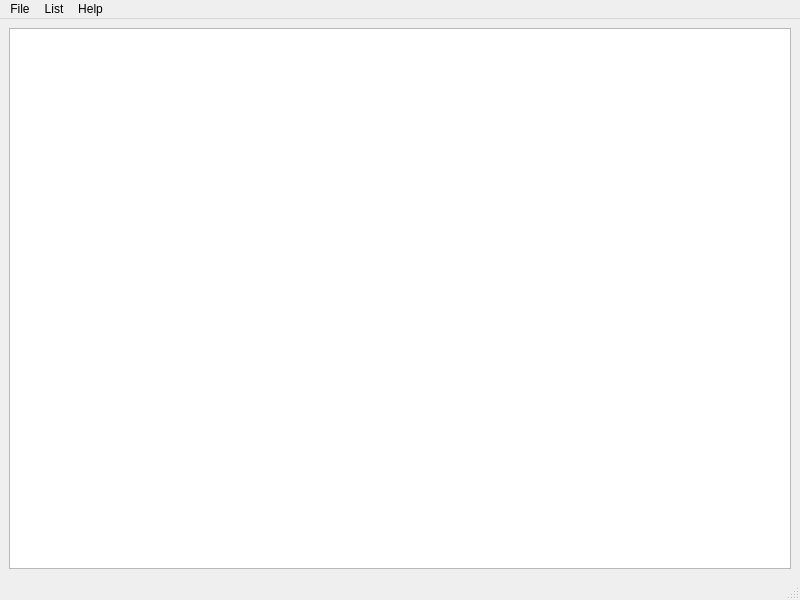
<?xml version="1.0" encoding="UTF-8"?>
<ui version="4.0">
 <class>MainWindow</class>
 <widget class="QMainWindow" name="MainWindow">
  <property name="geometry">
   <rect>
    <x>0</x>
    <y>0</y>
    <width>800</width>
    <height>600</height>
   </rect>
  </property>
  <property name="windowTitle">
   <string>TODO Manager</string>
  </property>
  <widget class="QWidget" name="centralwidget">
   <layout class="QGridLayout" name="gridLayout">
    <item row="0" column="0">
     <layout class="QVBoxLayout" name="verticalLayout">
      <item>
       <widget class="QTableView" name="tableView"/>
      </item>
     </layout>
    </item>
   </layout>
  </widget>
  <widget class="QMenuBar" name="menubar">
   <property name="geometry">
    <rect>
     <x>0</x>
     <y>0</y>
     <width>800</width>
     <height>24</height>
    </rect>
   </property>
   <widget class="QMenu" name="menuFile">
    <property name="title">
     <string>File</string>
    </property>
    <addaction name="actionImport"/>
    <addaction name="actionExport"/>
    <addaction name="actionClear"/>
    <addaction name="separator"/>
    <addaction name="actionExit"/>
   </widget>
   <widget class="QMenu" name="menuList">
    <property name="title">
     <string>List</string>
    </property>
    <addaction name="actionNew"/>
    <addaction name="actionEdit"/>
    <addaction name="actionDelete"/>
    <addaction name="actionOpen"/>
   </widget>
   <widget class="QMenu" name="menuAbout">
    <property name="title">
     <string>Help</string>
    </property>
    <addaction name="actionHelp"/>
   </widget>
   <addaction name="menuFile"/>
   <addaction name="menuList"/>
   <addaction name="menuAbout"/>
  </widget>
  <widget class="QStatusBar" name="statusbar"/>
  <action name="actionImport">
   <property name="text">
    <string>Import</string>
   </property>
  </action>
  <action name="actionExport">
   <property name="text">
    <string>Export</string>
   </property>
  </action>
  <action name="actionClear">
   <property name="text">
    <string>Clear</string>
   </property>
  </action>
  <action name="actionExit">
   <property name="text">
    <string>Exit</string>
   </property>
  </action>
  <action name="actionNew">
   <property name="text">
    <string>New</string>
   </property>
  </action>
  <action name="actionEdit">
   <property name="enabled">
    <bool>false</bool>
   </property>
   <property name="text">
    <string>Edit</string>
   </property>
  </action>
  <action name="actionDelete">
   <property name="enabled">
    <bool>false</bool>
   </property>
   <property name="text">
    <string>Delete</string>
   </property>
  </action>
  <action name="actionOpen">
   <property name="enabled">
    <bool>false</bool>
   </property>
   <property name="text">
    <string>Open</string>
   </property>
  </action>
  <action name="actionHelp">
   <property name="text">
    <string>Help</string>
   </property>
  </action>
 </widget>
 <resources/>
 <connections>
  <connection>
   <sender>actionExit</sender>
   <signal>triggered()</signal>
   <receiver>MainWindow</receiver>
   <slot>close()</slot>
   <hints>
    <hint type="sourcelabel">
     <x>-1</x>
     <y>-1</y>
    </hint>
    <hint type="destinationlabel">
     <x>399</x>
     <y>299</y>
    </hint>
   </hints>
  </connection>
 </connections>
</ui>
